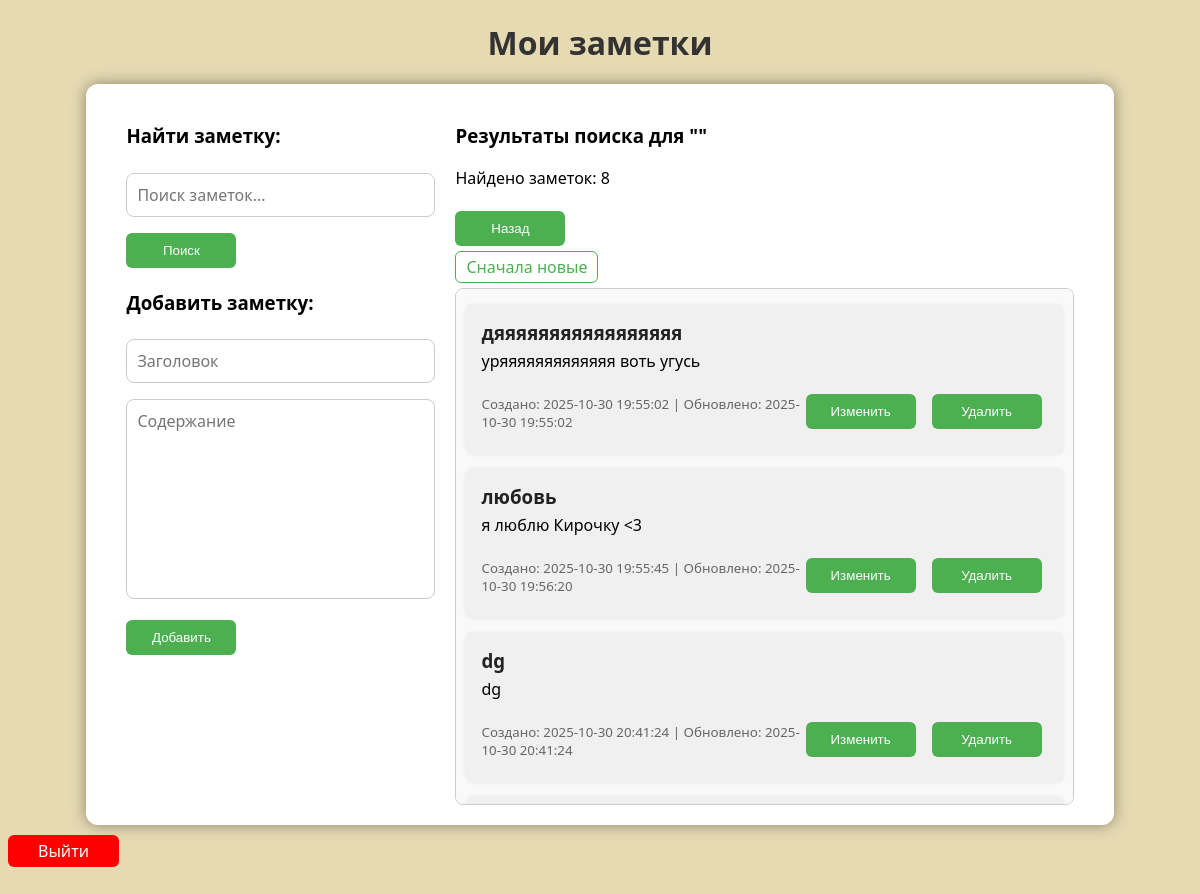
/search (signed in), run on the app's committed database.
### app.py (models this page shows)
class Note(db.Model):
    id = db.Column(db.Integer, primary_key=True)
    title = db.Column(db.String(200), nullable=False)
    content = db.Column(db.Text, nullable=False)
    created = db.Column(db.String(50), nullable=False)
    updated = db.Column(db.String(50), nullable=False)
    user_id = db.Column(db.Integer, db.ForeignKey('user.id'), nullable=False)

### app.py (the view)
@app.route("/search", methods=["GET"])
@login_required
def search():
    query = request.args.get("query", "")
    sort_order = request.args.get("sort", "asc")  # добавляем параметр сортировки
    notes = Note.query.filter(
        (Note.title.ilike(f"%{query}%")) | (Note.content.ilike(f"%{query}%"))
    )
    if sort_order == "desc":
        notes = notes.order_by(Note.updated.desc())
    else:
        notes = notes.order_by(Note.updated.asc())
    notes = notes.all()
    return render_template(
        "index.html",
        notes=notes,
        search=True,
        query=request.args.get("query", ""),
        sort_order=sort_order,
        number_of_queries=len(notes)
    )

### app.py (called while the page is built)
@login_manager.user_loader
def load_user(user_id):
    return User.query.get(int(user_id))

### templates/index.html (shortened to what this page needs)
<!DOCTYPE html>
<html lang="ru">
<head>
    <link rel="stylesheet" href="{{ url_for('static', filename='style.css') }}">
</head>
<body>
    <h1>Мои заметки</h1>
    <div class="container">
        <div class="left-panel">
            <h3>Найти заметку:</h3>
            <form action="{{ url_for('search') }}" method="get">
                <input type="text" id="search-input" name="query" placeholder="Поиск заметок..." value="{{ query }}" required>
                <button type="submit" style="float: left";>Поиск</button>
            </form>
            <br>
            <br>
            <h3>Добавить заметку:</h3>
            <form action="{{ url_for('add') }}" method="post">
                <input type="text" name="title" placeholder="Заголовок" required>
                <textarea class="content-textarea" name="content" placeholder="Содержание" required></textarea>
                <button type="submit">Добавить</button>
            </form>
        </div>
        <div class="right-panel">
            {% if search %}
                <h3>Результаты поиска для "{{ query }}"</h3>
                <p>Найдено заметок: {{ number_of_queries }}</p>
                <form action="{{ url_for('index') }}" method="get">
                    <button type="submit">Назад</button>
                </form>
            {% endif %}
            {% if notes %}
            <div class="sort-toggle">
                {% if search %}
                    {% if sort_order == "asc" %}
                        <a href="{{ url_for('search', query=query, sort='desc') }}">Сначала новые</a>
                    {% else %}
                        <a href="{{ url_for('search', query=query, sort='asc') }}">Сначала старые</a>
                    {% endif %}
                {% else %}
                    {% if sort_order == "asc" %}
                        <a href="{{ url_for('index', sort='desc') }}">Сначала новые</a>
                    {% else %}
                        <a href="{{ url_for('index', sort='asc') }}">Сначала старые</a>
                    {% endif %}
                {% endif %}
            </div>
                <div class="notes-list">
                    <ul>
                        {% for note in notes %}
                            <li>
                                <h3>{{ note.title }}</h3>
                                <p>{{ note.content }}</p>
                                <div class="note-footer">
                                    <small class="note-date">Создано: {{ note.created }} | Обновлено: {{ note.updated }}</small>
                                    <div class="note-buttons">
                                        <form action="{{ url_for('edit', note_id=note.id) }}" method="get">
                                            <button type="submit">Изменить</button>
                                        </form>
                                        <form action="{{ url_for('delete', note_id=note.id) }}" method="post">
                                            <button type="submit" onclick="return confirm('Удалить заметку?')">Удалить</button>
                                        </form>
                                    </div>
                                </div>
                            </li>
                        {% endfor %}
                    </ul>
                </div>
            {% else %}
                {% if search %}
                {% else %}
                    <p>Заметок пока нет.</p>
                {% endif %}
            {% endif %}
        </div>
    </div>
    <a class="exit" href="{{ url_for('logout') }}">Выйти</a>
</body>
</html>

### static/style.css (style rules this page uses)
body { font-family: 'Segoe UI', Tahoma, sans-serif; background-color: #E6DAB3; }
.container { display: flex; gap: 20px; width: 80%; margin: auto; background: white; padding: 20px 40px; border-radius: 12px; box-shadow: 0 0 15px rgba(0,0,0,0.4 ); }
.left-panel { flex: 1; }
.right-panel { flex: 2; }
h1 { text-align: center; color: #333; margin-bottom: 20px; }
input, textarea { font-family: 'Segoe UI', Tahoma, sans-serif; resize: none; width: 100%; padding: 10px; margin-top: 6px; margin-bottom: 10px; border: 1px solid #ccc; border-radius: 8px; box-sizing: border-box; font-size: 16px; }
.content-textarea { height: 200px; }
button { width: 110px; display: inline; height: 35px; background-color: #4CAF50; color: white; border: none; padding: 8px 15px; border-radius: 6px; cursor: pointer; margin-right: 6px; margin-top: 6px; margin-bottom: 10px; }
.note-footer { display: flex; justify-content: space-between; align-items: center; margin-top: 10px; }
.note-buttons { display: flex; gap: 10px; }
.sort-toggle a { text-decoration: none; color: #4CAF50; padding: 4px 10px; border: 1px solid #4CAF50; border-radius: 6px; transition: background-color 0.3s, color 0.3s; }
a { text-decoration: none; color: white; padding: 10px 10px; border-radius: 6px; transition: background-color 0.3s, color 0.3s; }
.exit { display: inline-block; padding: 5px 30px; text-align: center; background-color: red; margin-top: 10px; }
.notes-list { max-height: 515px; overflow-y: auto; padding-left: 10px; padding-right: 10px; margin-top: 10px; border: 1px solid #ccc; border-radius: 8px; background-color: #f9f9f9; }
ul { padding: 0; }
li { background-color: #f0f0f0; border-radius: 8px; padding: 15px; margin-bottom: 15px; box-shadow: 0 0 4px rgba(0,0,0,0.1); overflow-wrap: anywhere; }
li h3 { margin: 0; color: #222; }
li p { margin-top: 5px; }
small { color: #666; }

### data on the page
Note: title "дяяяяяяяяяяяяяяяяя", content "уряяяяяяяяяяяяя воть угусь", created "2025-10-30 19:55:02", updated "2025-10-30 19:55:02"
Note: title "любовь", content "я люблю Кирочку <3", created "2025-10-30 19:55:45", updated "2025-10-30 19:56:20"
Note: title "dg", content "dg", created "2025-10-30 20:41:24", updated "2025-10-30 20:41:24"

### other printed values
{{ number_of_queries }} "8"
